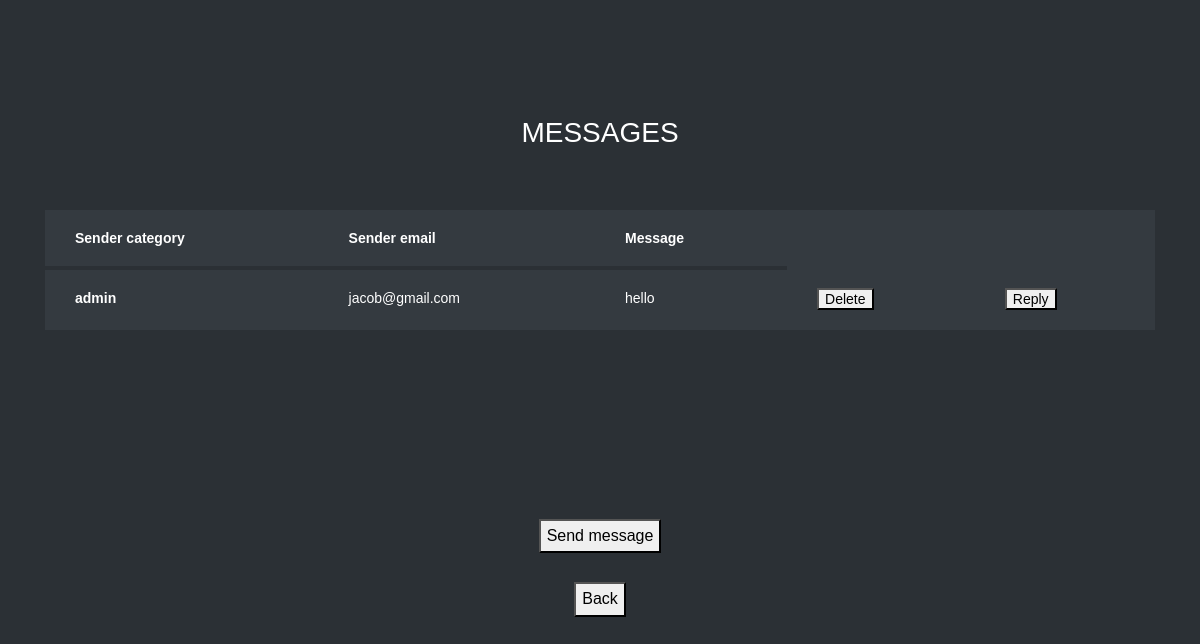
The app's page /message (signed in) with its own data.
### learn/models.py (models this page shows, shortened)
class Messages(models.Model):
    Message_content = models.TextField(null=True)
    From_reg = models.ForeignKey(Registration, on_delete=models.SET_NULL, null=True, related_name='from_message')
    To_reg = models.ForeignKey(Registration, on_delete=models.SET_NULL, null=True, related_name='to_message')

class Registration(models.Model):
    Password = models.CharField(max_length=200, null=True)
    Registration_date = models.DateField(auto_now_add=True, null=True)
    Num_of_courses_enrolled = models.IntegerField(null=True)
    Num_of_courses_completed = models.IntegerField(null=True)
    Qualification = models.TextField(null=True)
    Introduction_brief = models.TextField(null=True)
    Image = models.ImageField(upload_to='media', null=True)
    Num_of_enrolled_students = models.IntegerField(null=True)
    Average_review_rating = models.IntegerField(null=True)
    Num_of_reviews = models.IntegerField(null=True)
    About_website = models.TextField(null=True)
    Registration_fee = models.IntegerField(null=True)
    User_role = models.CharField(max_length=200, null=True)
    user = models.OneToOneField(User,on_delete = models.CASCADE, null = True)

### learn/views.py (the view)
# urls.py: path('message', learn.views.message, name='message'),
def message(request):
    p = Registration.objects.get(id=request.session['logg'])
    bb = Messages.objects.filter(To_reg = p)
    return render(request, 'message.html', {'bb': bb})

### Templates/message.html (shortened to what this page needs)
{% load static %}
<html lang="en">
  <head>
   <link rel="stylesheet" href="https://stackpath.bootstrapcdn.com/font-awesome/4.7.0/css/font-awesome.min.css">
   <link rel="stylesheet" href="{% static 'tabble/css/style.css' %}">
   </head>
   <body>
   <section class="ftco-section">
      <div class="container">
         <div class="row justify-content-center">
            <div class="col-md-6 text-center mb-5">
               <h2 class="heading-section">MESSAGES</h2>
            </div>
         </div>
         {% if bb %}
         <div class="row">
            <div class="col-md-12">
               <div class="table-wrap">
                  <table class="table table-bordered table-dark table-hover">
                    <thead>
                    <tr>
                            <th>Sender category</th>
                            <th>Sender email</th>
                            <th>Message</th>
                            </tr>
                    </thead>
                    <tbody>
                  {% for dd in bb %}
                      <tr>
                              <th scope="row">
                                    {{dd.From_reg.User_role}}
                              </th>
                              <td>
                                 {{dd.From_reg.user.email}}
                              </td>
                              <td>
                                 {{dd.Message_content}}
                              </td>
                               <td>
                                <button onclick="window.location.href = '{% url 'del_msg_admin' dd.id %}';">Delete</button>
                               </td>
                               <td>
                                <button onclick="window.location.href = '{% url 'reply_msg_admin' dd.id %}';">Reply</button>
                            </td>
                      </tr>
                            {% endfor %}
                    </tbody>
                  </table>
                        {% else %}
                        <h1 align="center" style="color:blue">No messages available</h1>
                        {% endif %}
               </div>
            </div>
         </div>
      </div>
      <br><br>
   </section>
    <div align="center">
       <button onclick="window.location.href = '{% url 'sent_msg_admin' %}';">Send message</button><br><br>
        <button onclick="window.location.href = '{% url 'admin_home' %}';">Back</button>
    </div>
</body>
</html>

### records on screen
Messages: From_reg.User_role "admin", From_reg.user.email "jacob@gmail.com", Message_content "hello"
